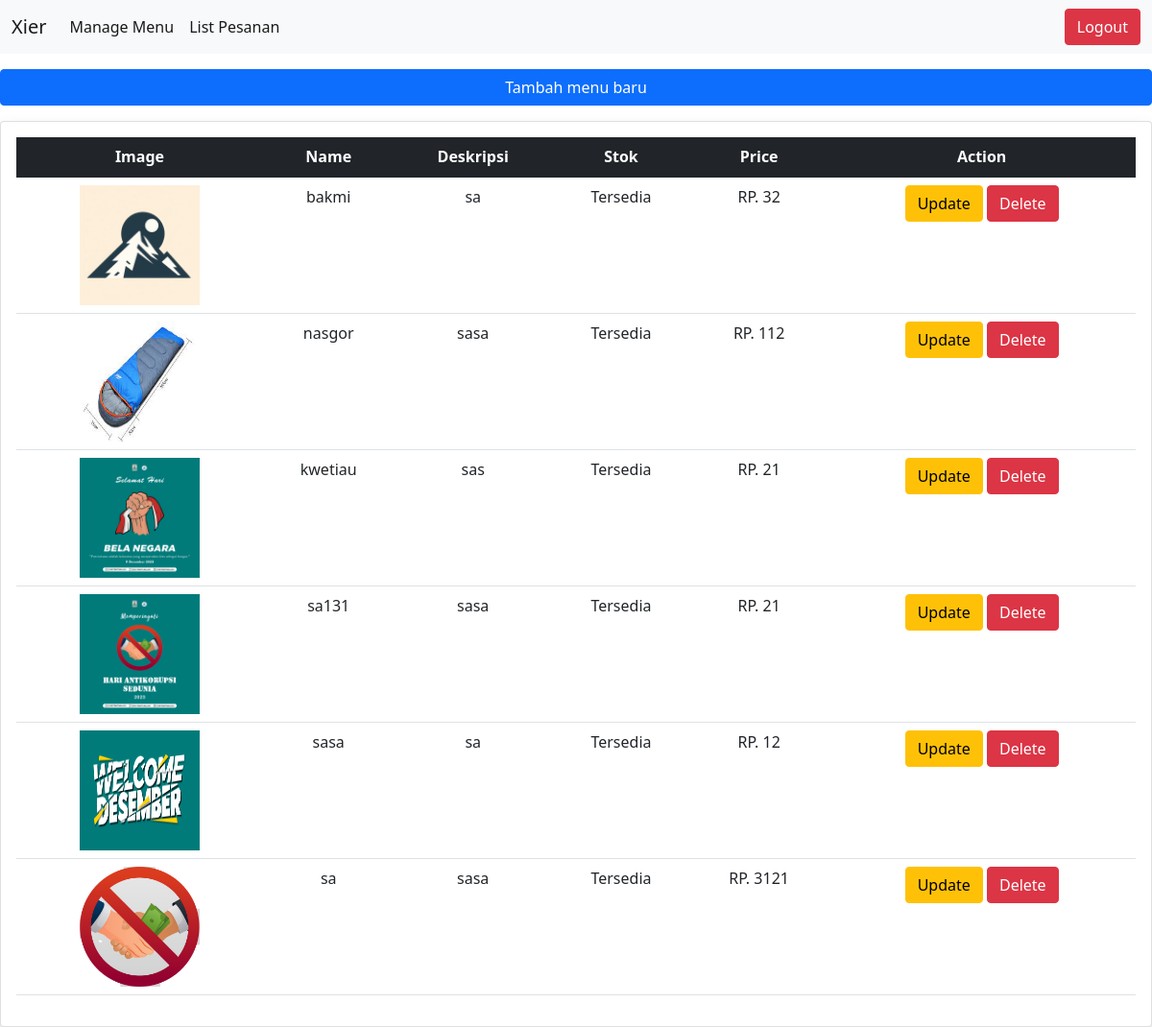
Page /kantin/ (signed in) on the committed database.
### kantin/models.py (models this page shows, shortened)
class Menu(models.Model):
    stocks = (
        (TERSEDIA, 'Tersedia'),
        (TIDAK_TERSEDIA, 'Tidak Tersedia'),
    )
    name = models.CharField(max_length=100)
    price = models.IntegerField()
    image = models.ImageField(upload_to="upload/menu/")
    desc = models.CharField(max_length=100)
    stok = models.CharField(max_length=100, choices=stocks, default=TERSEDIA)
    author = models.ForeignKey(User, on_delete=models.CASCADE)

### kantin/views.py (the view)
# urls.py: path('', views.manageMenu, name="managemenu"),
@login_required
def manageMenu(request):
    if request.user.role != "Kantin":
        return HttpResponse("Anda Bukan User Kantin")
    context = {
        'menu': Menu.objects.filter(author_id=request.user)
    }
    return render(request, 'manageMenu.html', context)

### templates/manageMenu.html (shortened to what this page needs)
{% extends 'base.html' %}
{% block content %}
<nav class="navbar shadow navbar-expand-lg navbar-light bg-light shadow-none">
    <div class="container-fluid">
      <a class="navbar-brand" href="#">Xier</a>
      <div class="collapse navbar-collapse" id="navbarSupportedContent">
        <ul class="navbar-nav me-auto mb-2 mb-lg-0">
          <li class="nav-item">
            <a class="nav-link active" aria-current="page" href="">Manage Menu</a>
          </li>
          <li class="nav-item">
            <a class="nav-link active" aria-current="page" href="">List Pesanan</a>
          </li>
        </ul>
        {% if user.is_authenticated %}
        <a class="btn btn-danger" href="{% url 'logout' %}" role="button">Logout</a>
        {% endif %}
      </div>
    </div>
  </nav>
<div class="d-grid gap-2">
  <button type="button" class="btn btn-primary mt-3 mb-3" data-bs-toggle="modal" data-bs-target="#exampleModalMenuBaru">
  Tambah menu baru
</button>
</div>
<div class="card shadow">
  <div class="card-body">
    <table class="table">
  <thead class="table-dark">
    <tr>
      <th scope="col" class="text-center">Image</th>
      <th scope="col" class="text-center">Name</th>
      <th scope="col" class="text-center">Deskripsi</th>
      <th scope="col" class="text-center">Stok</th>
      <th scope="col" class="text-center">Price</th>
      <th scope="col" class="text-center">Action</th>
    </tr>
  </thead>
  <tbody>
      {% for m in menu %}
    <tr>
      <td  class="text-center"><img src="{{m.image.url}}" width="125rem" height="125rem"></td>
      <td  class="text-center">{{m.name}}</td>
      <td  class="text-center">{{m.desc}}</td>
      <td  class="text-center">{{m.stok}}</td>
      <td  class="text-center">RP. {{m.price}}</td>
      <td  class="text-center">
          <button type="button" class="btn btn-warning" data-bs-toggle="modal" data-bs-target="#exampleModalUpdate-{{m.id}}">Update</button>
          <button type="button" class="btn btn-danger" data-bs-toggle="modal" data-bs-target="#exampleModalDelete-{{m.id}}">Delete</button>
      </td>
      {% endfor %}
    </tr>
  </tbody>
</table>
  </div>
</div>
{% endblock content %}

### rows in the picture
Menu: image (picture), name "bakmi", desc "sa", stok "Tersedia", price "32"
Menu: image (picture), name "nasgor", desc "sasa", stok "Tersedia", price "112"
Menu: image (picture), name "kwetiau", desc "sas", stok "Tersedia", price "21"
Menu: image (picture), name "sa131", desc "sasa", stok "Tersedia", price "21"
Menu: image (picture), name "sasa", desc "sa", stok "Tersedia", price "12"
Menu: image (picture), name "sa", desc "sasa", stok "Tersedia", price "3121"
